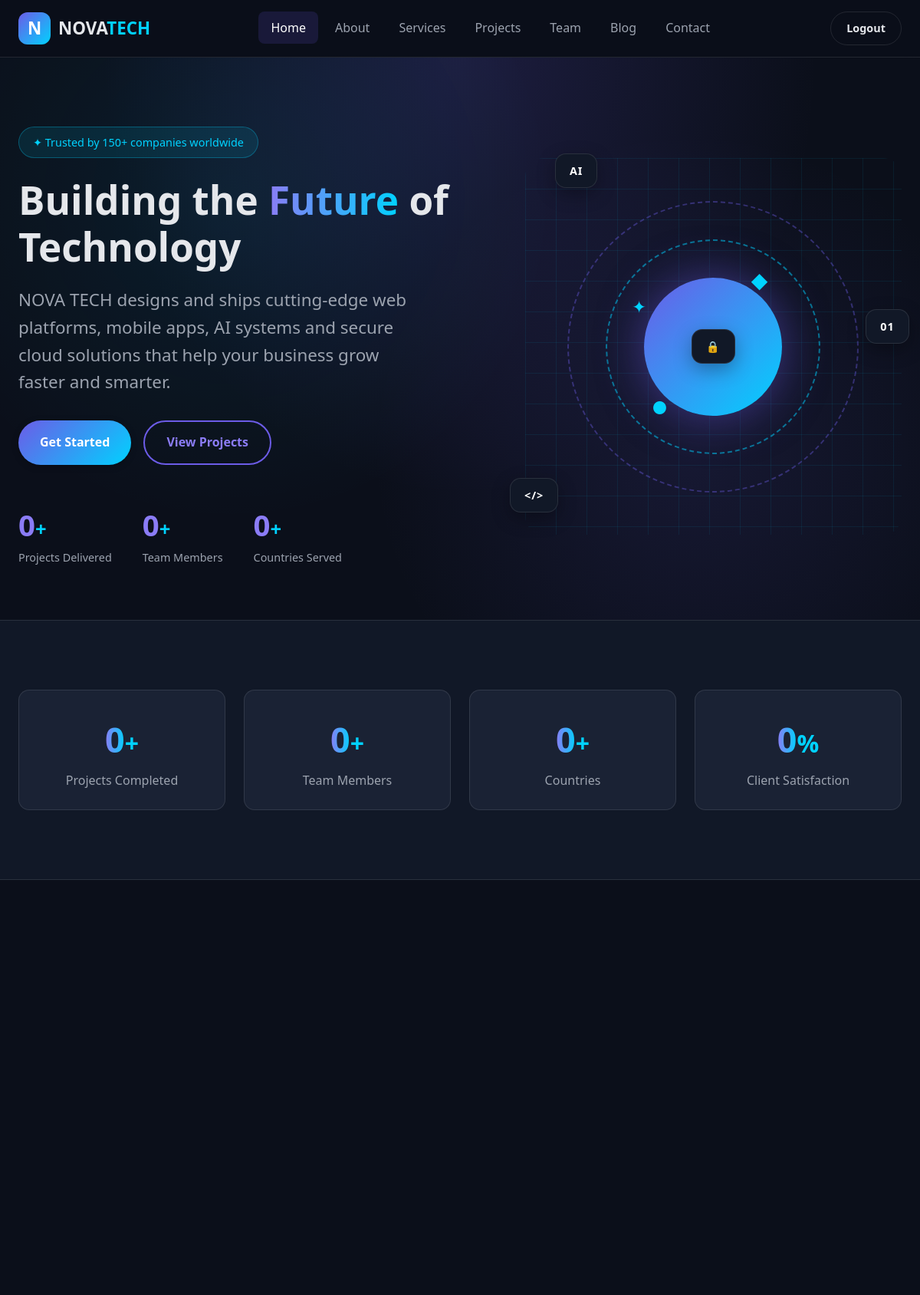
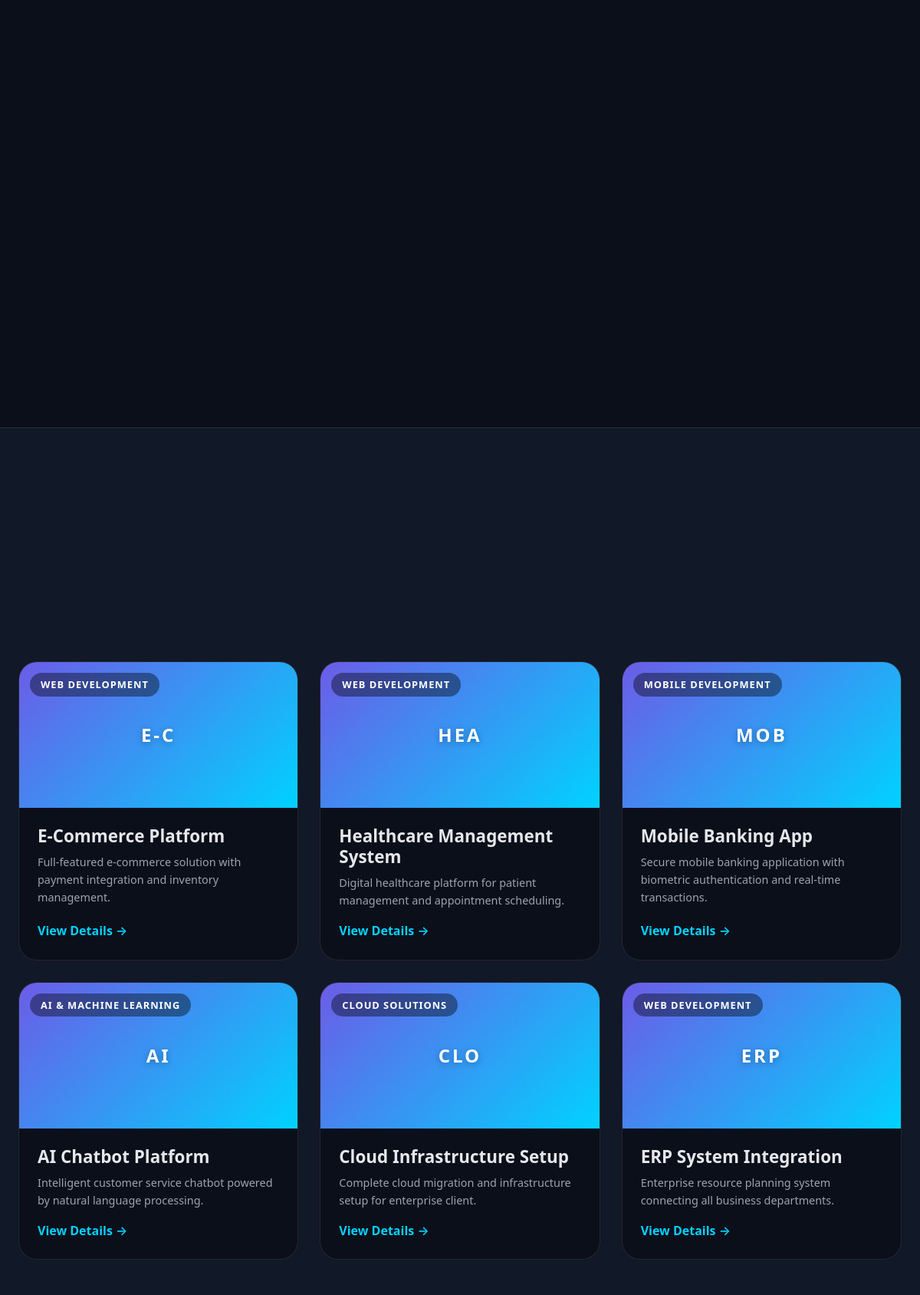
Screenshot of /index.php (signed in, upper part) with the database file from the repository (2 pictures, top to bottom).
### tables this page shows
CREATE TABLE IF NOT EXISTS projects (
    id INT AUTO_INCREMENT PRIMARY KEY,
    title VARCHAR(200) NOT NULL,
    description TEXT NOT NULL,
    full_description TEXT,
    image VARCHAR(500) DEFAULT NULL,
    category VARCHAR(100) NOT NULL,
    technologies JSON,
    client VARCHAR(200) DEFAULT NULL,
    project_url VARCHAR(500) DEFAULT NULL,
    is_featured TINYINT(1) DEFAULT 0,
    is_active TINYINT(1) DEFAULT 1,
    sort_order INT DEFAULT 0,
    created_at TIMESTAMP DEFAULT CURRENT_TIMESTAMP,
    updated_at TIMESTAMP DEFAULT CURRENT_TIMESTAMP ON UPDATE CURRENT_TIMESTAMP,
    INDEX idx_category (category),
    INDEX idx_featured (is_featured),
    INDEX idx_active (is_active)
);

### includes/functions.php (called while the page is built, shortened)
<?php
function sanitize($input) {
    return htmlspecialchars(trim($input), ENT_QUOTES, 'UTF-8');
}
function base_url($path = '') {
    $base = SITE_URL;
    if (!empty($path)) {
        $base .= '/' . ltrim($path, '/');
    }
    return $base;
}
function fetch_all($pdo, $sql, $params = []) {
    $stmt = $pdo->prepare($sql);
    $stmt->execute($params);
    return $stmt->fetchAll();
}
function count_rows($pdo, $sql, $params = []) {
    $stmt = $pdo->prepare($sql);
    $stmt->execute($params);
    $result = $stmt->fetch();
    return $result['total'] ?? 0;
}
function truncate($text, $length = 150) {
    if (strlen($text) <= $length) return $text;
    return substr($text, 0, $length) . '...';
}

### index.php (the view, shortened to what this page needs)
<?php
require_once __DIR__ . '/config/database.php';
require_once __DIR__ . '/includes/functions.php';
$featured_projects = fetch_all($pdo, "
    SELECT * FROM projects
    WHERE is_active = 1 AND is_featured = 1
    ORDER BY sort_order ASC, id ASC
    LIMIT 6
");
$projects_count = count_rows($pdo, "SELECT COUNT(*) as total FROM projects WHERE is_active = 1");
$team_count = count_rows($pdo, "SELECT COUNT(*) as total FROM team_members WHERE is_active = 1");
include __DIR__ . '/includes/header.php';
?>
<section class="hero" id="hero">
    <div class="hero__background" aria-hidden="true"></div>
    <div class="container hero__inner">
        <div class="hero__content">
            <span class="hero__badge">&#10022; Trusted by 150+ companies worldwide</span>
            <h1 class="hero__title">
                Building the <span class="text-gradient">Future</span> of Technology
            </h1>
            <p class="hero__subtitle">
                NOVA TECH designs and ships cutting-edge web platforms, mobile apps, AI
                systems and secure cloud solutions that help your business grow faster
                and smarter.
            </p>
            <div class="hero__buttons">
                <a href="<?= base_url('contact.php') ?>" class="btn btn--primary">Get Started</a>
                <a href="<?= base_url('projects.php') ?>" class="btn btn--outline">View Projects</a>
            </div>
            <div class="hero__stats">
                <div class="hero__stat">
                    <span class="hero__stat-number counter" data-target="<?= $projects_count ?>">0</span><span class="hero__stat-suffix">+</span>
                    <span class="hero__stat-label">Projects Delivered</span>
                </div>
                <div class="hero__stat">
                    <span class="hero__stat-number counter" data-target="<?= $team_count ?>">0</span><span class="hero__stat-suffix">+</span>
                    <span class="hero__stat-label">Team Members</span>
                </div>
                <div class="hero__stat">
                    <span class="hero__stat-number counter" data-target="30">0</span><span class="hero__stat-suffix">+</span>
                    <span class="hero__stat-label">Countries Served</span>
                </div>
            </div>
        </div>
        <div class="hero__visual" aria-hidden="true">
            <div class="tech-visual">
                <div class="tech-visual__core">
                    <span class="tech-visual__icon">&#9883;</span>
                    <span class="tech-visual__icon tech-visual__icon--2">&#9670;</span>
                    <span class="tech-visual__icon tech-visual__icon--3">&#9679;</span>
                    <span class="tech-visual__icon tech-visual__icon--4">&#10022;</span>
                </div>
                <div class="tech-visual__card tech-visual__card--1">AI</div>
                <div class="tech-visual__card tech-visual__card--2">&lt;/&gt;</div>
                <div class="tech-visual__card tech-visual__card--3">01</div>
                <div class="tech-visual__card tech-visual__card--4">&#128274;</div>
            </div>
        </div>
    </div>
</section>
<section class="stats section-pad" id="statistics">
    <div class="container">
        <div class="stats__grid">
            <div class="stat-card">
                <span class="stat-card__number counter" data-target="<?= $projects_count ?>">0</span><span class="stat-card__suffix">+</span>
                <h4 class="stat-card__label">Projects Completed</h4>
            </div>
            <div class="stat-card">
                <span class="stat-card__number counter" data-target="<?= $team_count ?>">0</span><span class="stat-card__suffix">+</span>
                <h4 class="stat-card__label">Team Members</h4>
            </div>
            <div class="stat-card">
                <span class="stat-card__number counter" data-target="30">0</span><span class="stat-card__suffix">+</span>
                <h4 class="stat-card__label">Countries</h4>
            </div>
            <div class="stat-card">
                <span class="stat-card__number counter" data-target="98">0</span><span class="stat-card__suffix">%</span>
                <h4 class="stat-card__label">Client Satisfaction</h4>
            </div>
        </div>
    </div>
</section>
<section class="services section-pad" id="services">
    <div class="container">
        <div class="services__grid">
        </div>
    </div>
</section>
<section class="projects section-pad" id="projects">
    <div class="container">
        <div class="projects__grid">
            <?php foreach ($featured_projects as $project): ?>
                <?php $image_url = $project['image'] ? base_url('uploads/projects/' . $project['image']) : null; ?>
                <article class="project-card card-enter">
                    <div class="project-card__image" <?= $image_url ? 'style="background-image:url(\'' . $image_url . '\');background-size:cover;background-position:center;"' : '' ?>>
                        <?php if (!$image_url): ?>
                            <span class="project-card__label"><?= sanitize(strtoupper(substr($project['title'], 0, 3))) ?></span>
                        <?php endif; ?>
                        <span class="project-card__category"><?= sanitize($project['category']) ?></span>
                    </div>
                    <div class="project-card__body">
                        <h3 class="project-card__title"><?= sanitize($project['title']) ?></h3>
                        <p class="project-card__desc"><?= sanitize(truncate($project['description'], 110)) ?></p>
                        <a href="<?= base_url('projects.php') ?>" class="project-card__btn">View Details &rarr;</a>
                    </div>
                </article>
            <?php endforeach; ?>
        </div>
    </div>
</section>
<?php include __DIR__ . '/includes/footer.php'; ?>

### css/animations.css (style rules this page uses)
.hero__badge { animation: fadeIn 0.8s ease 0.1s both; }
.hero__title { animation: slideInLeft 0.9s ease 0.2s both; }
.hero__subtitle { animation: slideInLeft 0.9s ease 0.35s both; }
.hero__buttons { animation: slideInLeft 0.9s ease 0.5s both; }
.hero__stats { animation: fadeIn 1s ease 0.7s both; }
.hero__visual { animation: fadeIn 1.2s ease 0.4s both; }
.tech-visual__core { animation: pulseGlow 3s ease-in-out infinite; }
.btn { position: relative; overflow: hidden; }
.btn::after { content: ""; position: absolute; top: 0; left: -100%; width: 60%; height: 100%; background: linear-gradient(90deg, transparent, rgba(255, 255, 255, 0.25), transparent); transform: skewX(-20deg); transition: left 0.5s ease; }
.card-enter { animation: fadeUp 0.5s ease both; }

### rows the page displays
projects: title "E-C", category "WEB DEVELOPMENT", title "E-Commerce Platform", description "Full-featured e-commerce solution with payment integration and inventory management."
projects: title "HEA", category "WEB DEVELOPMENT", title "Healthcare Management System", description "Digital healthcare platform for patient management and appointment scheduling."
projects: title "MOB", category "MOBILE DEVELOPMENT", title "Mobile Banking App", description "Secure mobile banking application with biometric authentication and real-time transactions."
projects: title "AI", category "AI & MACHINE LEARNING", title "AI Chatbot Platform", description "Intelligent customer service chatbot powered by natural language processing."
projects: title "CLO", category "CLOUD SOLUTIONS", title "Cloud Infrastructure Setup", description "Complete cloud migration and infrastructure setup for enterprise client."
projects: title "ERP", category "WEB DEVELOPMENT", title "ERP System Integration", description "Enterprise resource planning system connecting all business departments."
